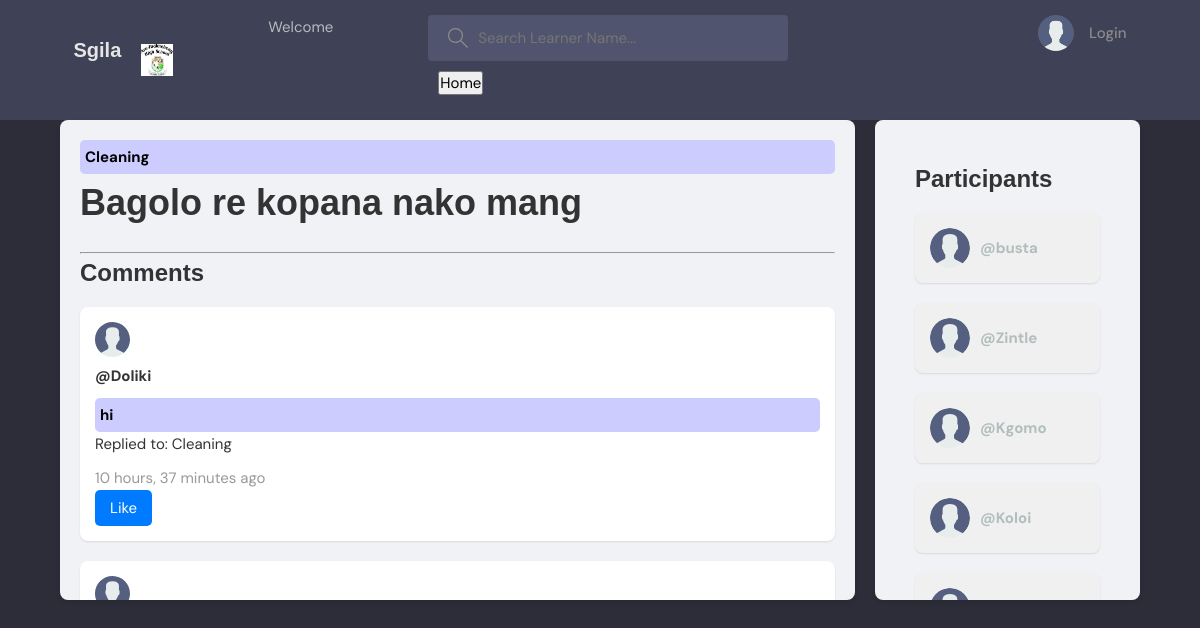
Page /announcement/13/ on the committed database.
### base/models.py (models this page shows, shortened)
class Announcement(models.Model):
    host =  models.ForeignKey(User,on_delete=models.SET_NULL, null=True)
    department =  models.ForeignKey(Department,on_delete=models.SET_NULL, null=True)
    title = models.CharField(max_length=20, null=True)
    description = models.TextField(null=True, blank=True)
    participants = models.ManyToManyField(User,related_name='participants', blank= True)
    updated = models.DateTimeField(auto_now=True)
    created= models.DateTimeField(auto_now=True)
    class Meta:
        ordering = ['-updated', '-created']

class Comment(models.Model):
    user = models.ForeignKey(User,on_delete=models.SET_NULL, null=True)
    announcement = models.ForeignKey(Announcement,on_delete=models.CASCADE)
    body = models.TextField(null=True, blank=True)
    created = models.DateTimeField(auto_now=True)
    updated = models.DateTimeField(auto_now_add=True)

### base/views.py (the view, shortened to what this page needs)
# urls.py: path('announcement/<str:pk>/', views.announcement, name="announcement"),
def announcement(request, pk):
    all_users = User.objects.all()
    announcement = Announcement.objects.get(id=pk)
    comments = Comment.objects.filter(announcement=announcement).order_by('-created')
    context = {'all_users': all_users, 'announcement': announcement, 'comments': comments}
    return render(request, 'base/announcement.html', context)

### base/templates/base/announcement.html (shortened to what this page needs)
{% extends 'main.html' %}
{% block content %}
{% load static %}
<div class="container">
    <div class="column">
        <div class="announcement">
            <div  class="replied-to">
                <small>{{announcement.title}}</small>
                </div>
            <h1>{{ announcement.description }}</h1>
        </div>
        <hr>
        <h3>Comments</h3>
        {% for comment in comments %}
        <div class="comment-box">
            <div class="comment">
                <div class="user-info">
                    <img src="{% static 'images/avatar.svg'%}"  style="width: 35px; height: 35px;">
                    <div class="comment-content">
                        <div class="username">@{{ comment.user.username }}</div>
                    </div>
                </div>
            </div>
            <div class="replied-to">
                <p>{{ comment.body }}</p>
            </div>
            <div  class="comment-content bold">
                <small>Replied to: {{comment.announcement.title}}</small>
                </div>
            <div class="timestamp">
                <small>{{ comment.created|timesince }} ago</small>
            </div>
            <div class="comment-actions">
                <button class="like-button">Like</button>
            </div>
        </div>
        {% endfor %}
    </div>
    <div class="column">
        <div class="online-friends-container">
            <h3>Participants</h3>
            {% for user in all_users %}
            <div class="friend-box">
                <div class="friend">
                    <img src="{% static 'images/avatar.svg' %}" >
                    <span class="username">@{{ user.username }}</span>
                </div>
            </div>
            {% endfor %}
        </div>
    </div>
</div>
{% endblock %}

### static/styles/style.css (style rules this page uses)
:root { --color-main: #71c6dd; --color-main-light: #e1f6fb; --color-dark: #3f4156; --color-dark-medium: #51546e; --color-dark-light: #696d97; --color-light: #e5e5e5; --color-gray: #8b8b8b; --color-light-gray: #b2bdbd; --color-bg: #2d2d39; --color-success: #5dd693; --color-error: #fc4b0b; }
* { font-family: "DM Sans", -apple-system, BlinkMacSystemFont, "Segoe UI", Roboto, Oxygen, Ubuntu, Cantarell, "Open Sans", "Helvetica Neue", sans-serif; margin: 0; padding: 0; box-sizing: border-box; text-rendering: optimizeLegibility; font-size: inherit; }
html { font-size: 56.25%; }
@media only screen and (min-width: 1200px) { html { font-size: 62.5%; } }
body { line-height: 1.6; font-weight: 400; font-size: 1.5rem; color: var(--color-light-gray); background-color: var(--color-bg); min-height: 100vh; }
img { width: 100%; }
.container { max-width: 120rem; width: 90%; margin: auto; }

### base/templates/base/announcement.html (style rules this page uses)
.container { display: grid; grid-template-columns: 3fr 1fr; gap: 20px; }
.column { padding: 20px; background-color: #f0f2f5; border-radius: 8px; box-shadow: 0 2px 4px rgba(0,0,0,0.1); overflow-y: auto; max-height: 480px; }
.comment-box { background-color: #fff; border-radius: 8px; padding: 15px; margin-bottom: 20px; box-shadow: 0 1px 2px rgba(0,0,0,0.1); }
.comment-content { color: #333; margin-bottom: 10px; }
.timestamp { color: #999; }
.like-button { background-color: #007bff; color: #fff; border: none; padding: 8px 15px; border-radius: 5px; cursor: pointer; transition: background-color 0.3s; }
.online-friends-container { padding: 20px; }
.friend-box { background-color: #f0f0f0; border-radius: 8px; padding: 15px; margin-bottom: 20px; box-shadow: 0 1px 2px rgba(0,0,0,0.1); }
.replied-to { background-color: #ccccff; color: #000; padding: 5px; border-radius: 5px; font-weight: bold; }
.friend { display: flex; align-items: center; }
.friend img { width: 40px; height: 40px; border-radius: 50%; margin-right: 10px; }
.username { font-weight: bold; }
h3 { font-family: 'Arial', sans-serif; font-size: 24px; color: #333; margin-bottom: 15px; }
h1 { font-family: 'Arial', sans-serif; font-size: 36px; color: #333; margin-bottom: 20px; }

### rows in the picture
Announcement: title "Cleaning", description "Bagolo re kopana nako mang"
Comment: user.username "Doliki", body "hi", announcement "Cleaning", created "10 hours, 37 minutes"

### other values in the picture
{{ user.username }} "busta"
{{ user.username }} "Zintle"
{{ user.username }} "Kgomo"
{{ user.username }} "Koloi"
